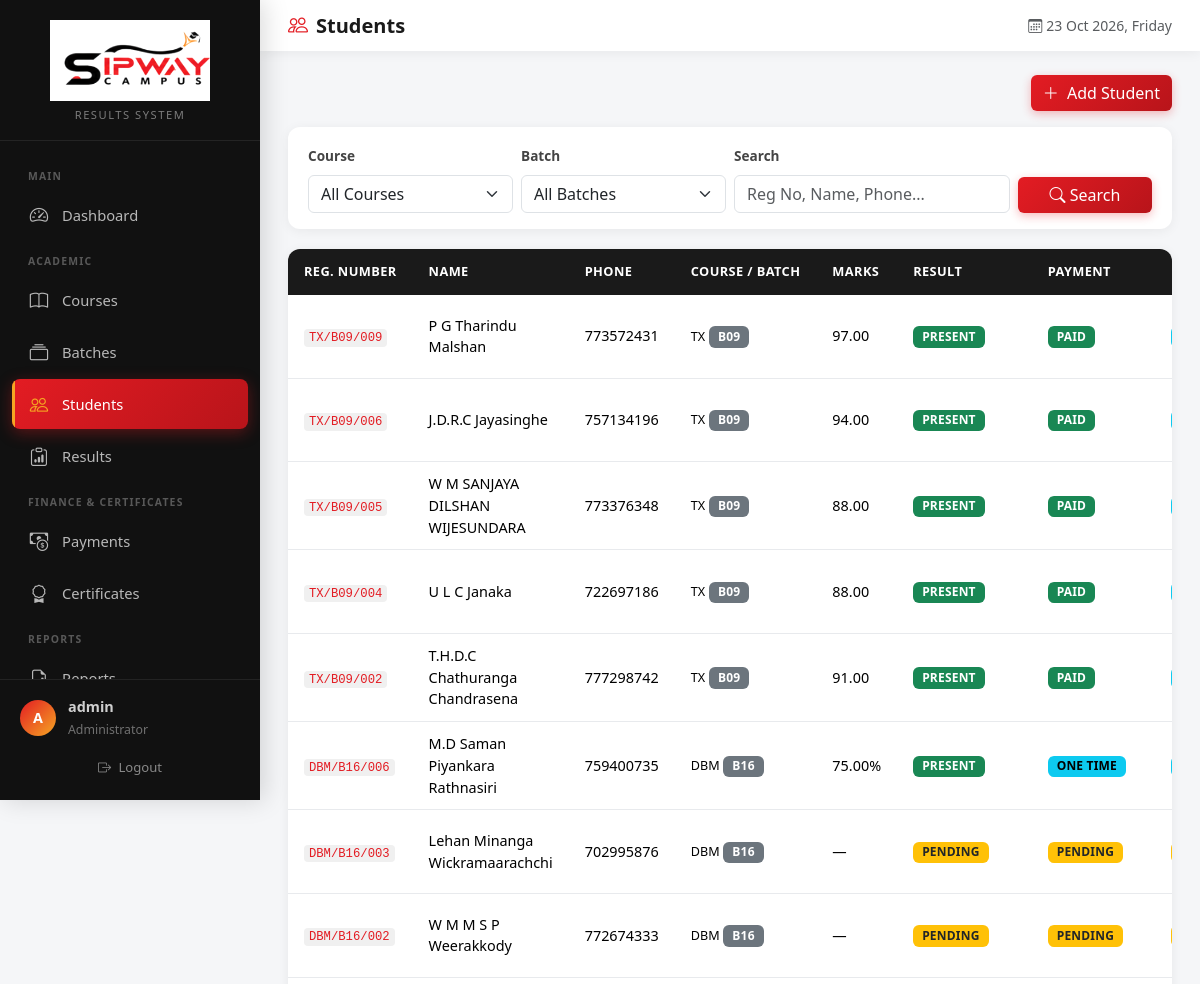
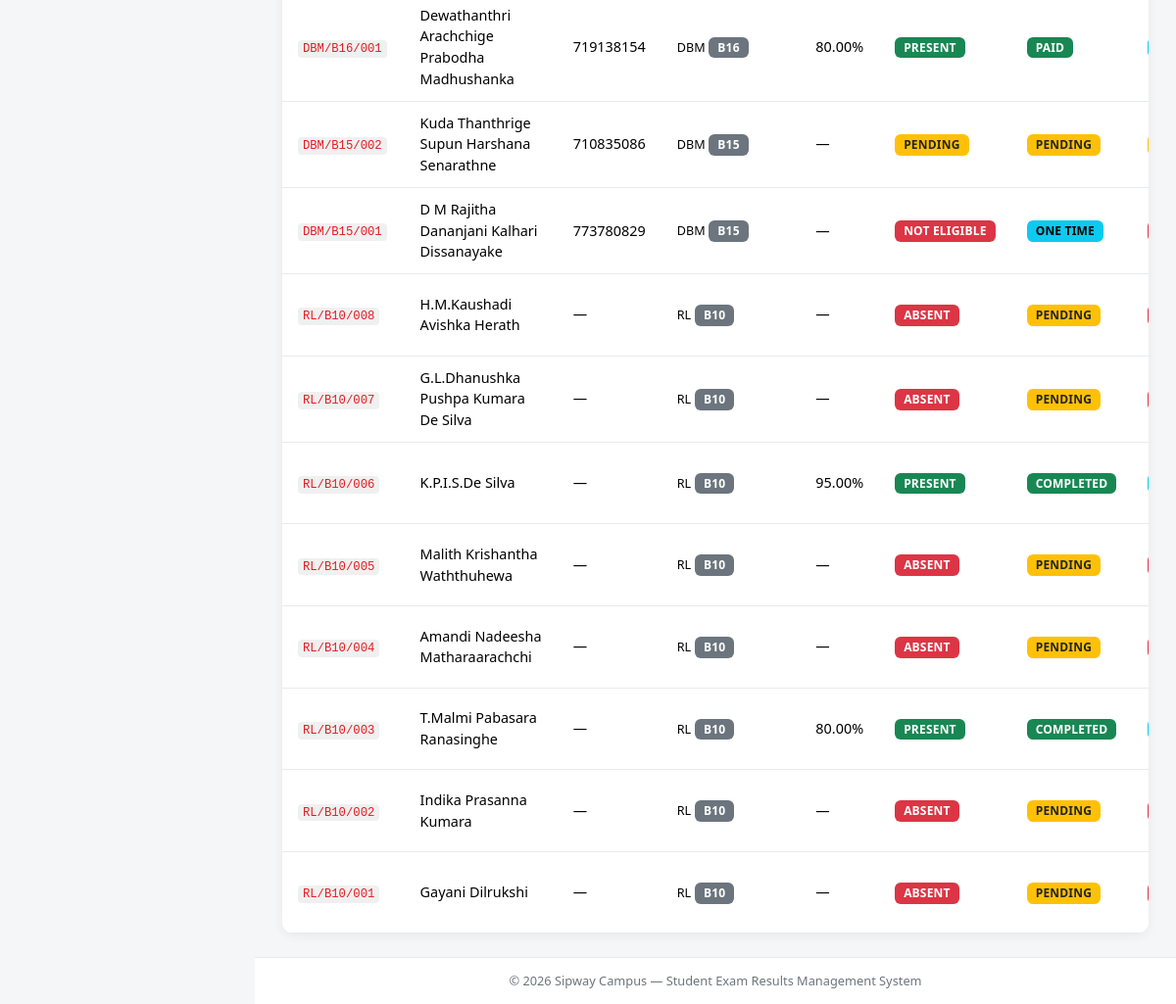
Screenshot of /admin/students.php (signed in) with the database file from the repository (2 pictures, top to bottom).
### tables this page shows
CREATE TABLE IF NOT EXISTS students (
    id INT AUTO_INCREMENT PRIMARY KEY,
    registration_number VARCHAR(50) NOT NULL UNIQUE,
    full_name VARCHAR(150) NOT NULL,
    phone VARCHAR(30) NULL,
    phone2 VARCHAR(30) NULL,
    address TEXT NULL,
    batch_id INT NOT NULL,
    is_active TINYINT(1) DEFAULT 1,
    created_at TIMESTAMP DEFAULT CURRENT_TIMESTAMP,
    updated_at TIMESTAMP DEFAULT CURRENT_TIMESTAMP ON UPDATE CURRENT_TIMESTAMP,
    FOREIGN KEY (batch_id) REFERENCES batches(id) ON DELETE CASCADE,
    INDEX idx_reg (registration_number),
    INDEX idx_name (full_name),
    INDEX idx_phone (phone)
);

CREATE TABLE IF NOT EXISTS courses (
    id INT AUTO_INCREMENT PRIMARY KEY,
    course_code VARCHAR(20) NOT NULL UNIQUE,
    course_name VARCHAR(150) NOT NULL,
    description TEXT,
    is_active TINYINT(1) DEFAULT 1,
    created_at TIMESTAMP DEFAULT CURRENT_TIMESTAMP,
    updated_at TIMESTAMP DEFAULT CURRENT_TIMESTAMP ON UPDATE CURRENT_TIMESTAMP
);

CREATE TABLE IF NOT EXISTS batches (
    id INT AUTO_INCREMENT PRIMARY KEY,
    course_id INT NOT NULL,
    batch_code VARCHAR(30) NOT NULL,
    batch_name VARCHAR(100) NOT NULL,
    start_date DATE NULL,
    end_date DATE NULL,
    is_active TINYINT(1) DEFAULT 1,
    created_at TIMESTAMP DEFAULT CURRENT_TIMESTAMP,
    updated_at TIMESTAMP DEFAULT CURRENT_TIMESTAMP ON UPDATE CURRENT_TIMESTAMP,
    FOREIGN KEY (course_id) REFERENCES courses(id) ON DELETE CASCADE,
    UNIQUE KEY unique_batch (course_id, batch_code)
);

CREATE TABLE IF NOT EXISTS results (
    id INT AUTO_INCREMENT PRIMARY KEY,
    student_id INT NOT NULL,
    assignment1 DECIMAL(5,2) NULL DEFAULT NULL COMMENT '1st Assignment marks',
    assignment2 DECIMAL(5,2) NULL DEFAULT NULL COMMENT '2nd Assignment marks',
    final_exam DECIMAL(5,2) NULL DEFAULT NULL COMMENT 'Final exam marks',
    full_marks DECIMAL(5,2) NULL DEFAULT NULL COMMENT 'Total / Full marks',
    marks_percentage DECIMAL(5,2) NULL DEFAULT NULL COMMENT 'Percentage if used',
    result_status ENUM('PRESENT','ABSENT','PENDING','NOT_ELIGIBLE') DEFAULT 'PENDING',
    remarks TEXT NULL,
    exam_date DATE NULL,
    entered_by VARCHAR(50) DEFAULT 'admin',
    created_at TIMESTAMP DEFAULT CURRENT_TIMESTAMP,
    updated_at TIMESTAMP DEFAULT CURRENT_TIMESTAMP ON UPDATE CURRENT_TIMESTAMP,
    FOREIGN KEY (student_id) REFERENCES students(id) ON DELETE CASCADE,
    UNIQUE KEY unique_student_result (student_id)
);

### admin/students.php (the view, shortened to what this page needs)
<?php
require_once __DIR__ . '/../includes/auth.php';
$conn = getConnection();
$search       = trim($_GET['q'] ?? '');
$sql = "
    SELECT s.*, b.batch_code, b.batch_name, c.course_code, c.course_name,
           r.result_status, r.marks_percentage, r.full_marks,
           p.payment_status, cert.certificate_status
    FROM students s
    JOIN batches b ON s.batch_id = b.id
    JOIN courses c ON b.course_id = c.id
    LEFT JOIN results r ON s.id = r.student_id
    LEFT JOIN payments p ON s.id = p.student_id
    LEFT JOIN certificates cert ON s.id = cert.student_id
    WHERE s.is_active = 1
";
$sql .= " ORDER BY s.id DESC";
$students = $conn->query($sql);
require_once __DIR__ . '/../includes/header.php';
?>
<div class="page-header d-flex justify-content-end align-items-center mb-3">
    <button class="btn btn-primary" data-bs-toggle="modal" data-bs-target="#addModal">
        <i class="bi bi-plus-lg me-1"></i> Add Student
    </button>
</div>
<div class="filter-bar">
    <form method="GET" class="row g-2 align-items-end">
        <div class="col-md-3">
            <label class="form-label">Course</label>
            <select name="course_id" class="form-select" onchange="this.form.submit()">
                <option value="0">All Courses</option>
            </select>
        </div>
        <div class="col-md-3">
            <label class="form-label">Batch</label>
            <select name="batch_id" class="form-select" onchange="this.form.submit()">
                <option value="0">All Batches</option>
            </select>
        </div>
        <div class="col-md-4">
            <label class="form-label">Search</label>
            <input type="text" name="q" class="form-control" placeholder="Reg No, Name, Phone..." value="<?php echo sanitize($search); ?>">
        </div>
        <div class="col-md-2">
            <button type="submit" class="btn btn-primary w-100"><i class="bi bi-search"></i> Search</button>
        </div>
    </form>
</div>
<div class="card table-card">
    <div class="table-responsive">
        <table class="table table-hover mb-0" id="dataTable">
            <thead>
                <tr>
                    <th>Reg. Number</th>
                    <th>Name</th>
                    <th>Phone</th>
                    <th>Course / Batch</th>
                    <th>Marks</th>
                    <th>Result</th>
                    <th>Payment</th>
                    <th>Certificate</th>
                </tr>
            </thead>
            <tbody>
                <?php if ($students->num_rows > 0): ?>
                <?php while ($row = $students->fetch_assoc()): ?>
                <tr>
                    <td><code><?php echo sanitize($row['registration_number']); ?></code></td>
                    <td><?php echo sanitize($row['full_name']); ?></td>
                    <td><?php echo sanitize($row['phone'] ?: '—'); ?></td>
                    <td>
                        <small><?php echo sanitize($row['course_code']); ?></small>
                        <span class="badge bg-secondary"><?php echo sanitize($row['batch_code']); ?></span>
                    </td>
                    <td>
                        <?php
                        if ($row['full_marks'] !== null) echo $row['full_marks'];
                        elseif ($row['marks_percentage'] !== null) echo $row['marks_percentage'].'%';
                        else echo '—';
                        ?>
                    </td>
                    <td><?php echo $row['result_status'] ? statusBadge($row['result_status']) : '—'; ?></td>
                    <td><?php echo $row['payment_status'] ? statusBadge($row['payment_status']) : '—'; ?></td>
                    <td><?php echo $row['certificate_status'] ? statusBadge($row['certificate_status']) : '—'; ?></td>
                </tr>
                <?php endwhile; ?>
                <?php else: ?>
                <tr><td colspan="9" class="text-center text-muted py-5">No students found</td></tr>
                <?php endif; ?>
            </tbody>
        </table>
    </div>
</div>
<?php require_once __DIR__ . '/../includes/footer.php'; ?>

### includes/auth.php (shortened to what this page needs)
<?php
function sanitize($data) {
    return htmlspecialchars(trim($data), ENT_QUOTES, 'UTF-8');
}
function statusBadge($status) {
    $map = [
        'PRESENT'       => 'badge-success',
        'ABSENT'        => 'badge-danger',
        'PENDING'       => 'badge-warning',
        'NOT_ELIGIBLE'  => 'badge-danger',
        'PAID'          => 'badge-success',
        'ONE_TIME'      => 'badge-info',
        'COMPLETED'     => 'badge-success',
        'NOT_PAID'      => 'badge-danger',
        'CONVA_PAY'     => 'badge-primary',
        'ISSUED'        => 'badge-success',
        'READY'         => 'badge-info',
    ];
    $class = $map[$status] ?? 'badge-secondary';
    $label = str_replace('_', ' ', $status);
    return '<span class="badge ' . $class . '">' . $label . '</span>';
}
?>

### assets/css/style.css (style rules this page uses)
:root { --primary: #1a1a1a; --primary-dark: #0d0d0d; --accent-red: #e31c23; --accent-red-dark: #b8141a; --accent-orange: #f5a623; --accent-orange-light: #ffc04d; --sidebar-width: 260px; --sidebar-bg: #111111; --sidebar-hover: #1f1f1f; --body-bg: #f5f6f8; --card-bg: #ffffff; --text-main: #222; --text-muted: #6c757d; --success: #198754; --danger: #dc3545; --warning: #ffc107; --info: #0dcaf0; --border: #e8eaed; --shadow: 0 2px 12px rgba(0,0,0,0.06); --shadow-lg: 0 8px 30px rgba(0,0,0,0.1); --radius: 12px; --transition: all 0.25s cubic-bezier(0.4, 0, 0.2, 1); }
* { box-sizing: border-box; }
body { background-color: var(--body-bg); font-family: 'Segoe UI', system-ui, -apple-system, BlinkMacSystemFont, sans-serif; color: var(--text-main); margin: 0; min-height: 100vh; overflow-x: hidden; }
.table-card { border: none; border-radius: var(--radius); box-shadow: var(--shadow); overflow: hidden; background: var(--card-bg); animation: fadeInUp 0.4s ease; }
.table thead th { background: var(--primary); color: #fff; font-weight: 600; font-size: 0.8rem; text-transform: uppercase; letter-spacing: 0.4px; border: none; white-space: nowrap; padding: 0.85rem 1rem; }
.table tbody tr { transition: var(--transition); }
.table td { vertical-align: middle; font-size: 0.9rem; padding: 0.7rem 1rem; border-color: var(--border); }
.badge { font-weight: 600; padding: 0.4em 0.75em; font-size: 0.75rem; border-radius: 6px; letter-spacing: 0.2px; }
.badge-success { background-color: #198754 !important; }
.badge-danger { background-color: #dc3545 !important; }
.badge-warning { background-color: #ffc107 !important; color: #212529 !important; }
.badge-info { background-color: #0dcaf0 !important; color: #000 !important; }
.btn-primary { background: linear-gradient(135deg, var(--accent-red) 0%, var(--accent-red-dark) 100%); border: none; box-shadow: 0 3px 10px rgba(227, 28, 35, 0.3); transition: var(--transition); }
.form-label { font-weight: 600; font-size: 0.85rem; color: #444; }
.filter-bar { background: var(--card-bg); border-radius: var(--radius); padding: 1rem 1.25rem; box-shadow: var(--shadow); margin-bottom: 1.25rem; animation: fadeInUp 0.35s ease; }
.page-header { margin-bottom: 1.4rem; animation: fadeInDown 0.35s ease; }
code { background: #f0f0f0; padding: 0.15em 0.4em; border-radius: 4px; font-size: 0.85em; color: var(--accent-red); }

### rows the page displays
students: registration_number "TX/B09/009", full_name "P G Tharindu Malshan", phone "773572431", courses.course_code "TX", batch.batch_code "B09", results.full_marks "97.00", results.result_status "PRESENT PAID"
students: registration_number "TX/B09/006", full_name "J.D.R.C Jayasinghe", phone "757134196", courses.course_code "TX", batch.batch_code "B09", results.full_marks "94.00", results.result_status "PRESENT PAID"
students: registration_number "TX/B09/005", full_name "W M SANJAYA DILSHAN WIJESUNDARA", phone "773376348", courses.course_code "TX", batch.batch_code "B09", results.full_marks "88.00", results.result_status "PRESENT PAID"
students: registration_number "TX/B09/004", full_name "U L C Janaka", phone "722697186", courses.course_code "TX", batch.batch_code "B09", results.full_marks "88.00", results.result_status "PRESENT PAID"
students: registration_number "TX/B09/002", full_name "T.H.D.C Chathuranga Chandrasena", phone "777298742", courses.course_code "TX", batch.batch_code "B09", results.full_marks "91.00", results.result_status "PRESENT PAID"
students: registration_number "DBM/B16/006", full_name "M.D Saman Piyankara Rathnasiri", phone "759400735", courses.course_code "DBM", batch.batch_code "B16", results.marks_percentage "75.00", results.result_status "PRESENT ONE TIME"
students: registration_number "DBM/B16/003", full_name "Lehan Minanga Wickramaarachchi", phone "702995876", courses.course_code "DBM", batch.batch_code "B16", results.result_status "PENDING PENDING"
students: registration_number "DBM/B16/002", full_name "W M M S P Weerakkody", phone "772674333", courses.course_code "DBM", batch.batch_code "B16", results.result_status "PENDING PENDING"
students: registration_number "DBM/B16/001", full_name "Dewathanthri Arachchige Prabodha Madhushanka", phone "719138154", courses.course_code "DBM", batch.batch_code "B16", results.marks_percentage "80.00", results.result_status "PRESENT PAID"
students: registration_number "DBM/B15/002", full_name "Kuda Thanthrige Supun Harshana Senarathne", phone "710835086", courses.course_code "DBM", batch.batch_code "B15", results.result_status "PENDING PENDING"
students: registration_number "DBM/B15/001", full_name "D M Rajitha Dananjani Kalhari Dissanayake", phone "773780829", courses.course_code "DBM", batch.batch_code "B15", results.result_status "NOT ELIGIBLE ONE TIME"
students: registration_number "RL/B10/008", full_name "H.M.Kaushadi Avishka Herath", phone "—", courses.course_code "RL", batch.batch_code "B10", results.result_status "ABSENT PENDING"
students: registration_number "RL/B10/007", full_name "G.L.Dhanushka Pushpa Kumara De Silva", phone "—", courses.course_code "RL", batch.batch_code "B10", results.result_status "ABSENT PENDING"
students: registration_number "RL/B10/006", full_name "K.P.I.S.De Silva", phone "—", courses.course_code "RL", batch.batch_code "B10", results.marks_percentage "95.00", results.result_status "PRESENT COMPLETED"
students: registration_number "RL/B10/005", full_name "Malith Krishantha Waththuhewa", phone "—", courses.course_code "RL", batch.batch_code "B10", results.result_status "ABSENT PENDING"
students: registration_number "RL/B10/004", full_name "Amandi Nadeesha Matharaarachchi", phone "—", courses.course_code "RL", batch.batch_code "B10", results.result_status "ABSENT PENDING"
students: registration_number "RL/B10/003", full_name "T.Malmi Pabasara Ranasinghe", phone "—", courses.course_code "RL", batch.batch_code "B10", results.marks_percentage "80.00", results.result_status "PRESENT COMPLETED"
students: registration_number "RL/B10/002", full_name "Indika Prasanna Kumara", phone "—", courses.course_code "RL", batch.batch_code "B10", results.result_status "ABSENT PENDING"
students: registration_number "RL/B10/001", full_name "Gayani Dilrukshi", phone "—", courses.course_code "RL", batch.batch_code "B10", results.result_status "ABSENT PENDING"

### other values shown
substr(getAdminUsername(), 0, 1) "A"
getAdminUsername() "admin"
$title "Students"
